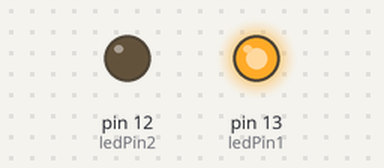
A sketch run on a simulated Arduino Uno, built with avr-gcc and run on an emulated ATmega328P. Shown: output pins drawn as LEDs (lit = HIGH).

Above: at 5.0 s.
At 15.0 s:
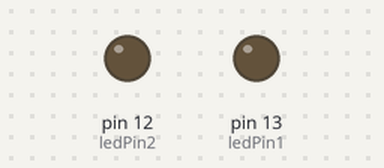
Timing chart, 0 to 26.0 s (numbered marks = the images above):
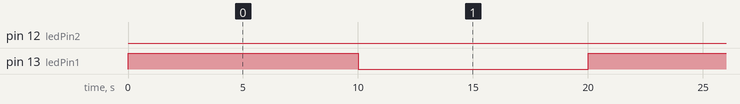

Measured:
- by itself, pin 12 (ledPin2): LOW → HIGH at 80.0 s, → LOW 10.0 s later, → HIGH 10.0 s later, → LOW 10.0 s later, … (5 changes in this stretch)
- by itself, pin 13 (ledPin1): alternates HIGH for 10.0 s and LOW for 10.0 s, 8 changes in all, then stays LOW

The sketch:

2ledforloop.ino
```cpp
const int ledPin1 = 13;
const int ledPin2 = 12;
const int blinkInterval = 10000;

void setup() {
  // Initialize LED pins as outputs
  pinMode(ledPin1, OUTPUT);
  pinMode(ledPin2, OUTPUT);
}

void loop() {
  // Blink pattern 1
  for (int i = 0; i < 4; i++) {
    digitalWrite(ledPin1, HIGH);
    delay(blinkInterval);
    digitalWrite(ledPin1, LOW);
    delay(blinkInterval);
  }

  // Blink pattern 2
  for (int i = 0; i <3; i++) {
    digitalWrite(ledPin2, HIGH);
    delay(blinkInterval);
    digitalWrite(ledPin2, LOW);
    delay(blinkInterval);
  }
}
```
